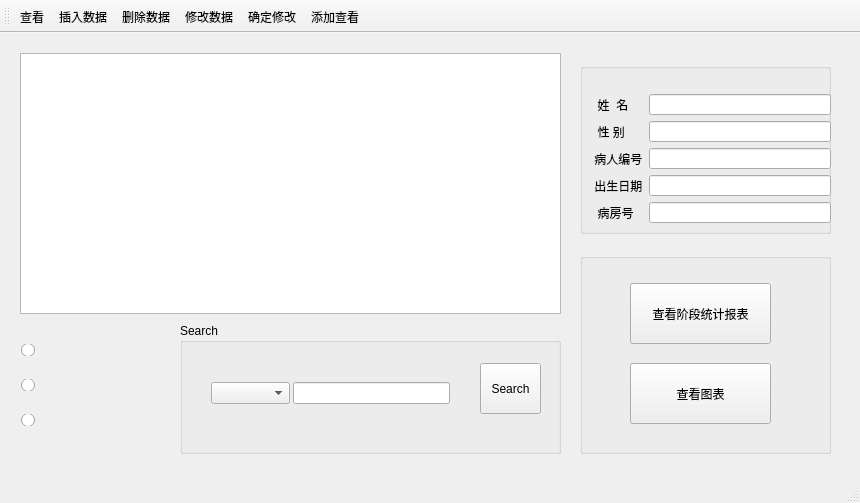
<?xml version="1.0" encoding="UTF-8"?>
<ui version="4.0">
 <class>MainWindow</class>
 <widget class="QMainWindow" name="MainWindow">
  <property name="geometry">
   <rect>
    <x>0</x>
    <y>0</y>
    <width>860</width>
    <height>503</height>
   </rect>
  </property>
  <property name="windowTitle">
   <string>MainWindow</string>
  </property>
  <widget class="QWidget" name="centralWidget">
   <widget class="QTableView" name="tableView">
    <property name="geometry">
     <rect>
      <x>20</x>
      <y>20</y>
      <width>541</width>
      <height>261</height>
     </rect>
    </property>
   </widget>
   <widget class="QGroupBox" name="groupBoxEdit">
    <property name="geometry">
     <rect>
      <x>580</x>
      <y>30</y>
      <width>251</width>
      <height>171</height>
     </rect>
    </property>
    <property name="title">
     <string/>
    </property>
    <widget class="QWidget" name="gridLayoutWidget">
     <property name="geometry">
      <rect>
       <x>0</x>
       <y>20</y>
       <width>251</width>
       <height>151</height>
      </rect>
     </property>
     <layout class="QGridLayout" name="gridLayout" rowstretch="0,0,0,0,0">
      <property name="rightMargin">
       <number>0</number>
      </property>
      <item row="0" column="1">
       <widget class="QLineEdit" name="lineEditName"/>
      </item>
      <item row="3" column="0">
       <widget class="QLabel" name="label_2">
        <property name="text">
         <string> 出生日期</string>
        </property>
       </widget>
      </item>
      <item row="0" column="0">
       <widget class="QLabel" name="label">
        <property name="text">
         <string>  姓  名</string>
        </property>
        <property name="buddy">
         <cstring>name</cstring>
        </property>
       </widget>
      </item>
      <item row="2" column="1">
       <widget class="QLineEdit" name="lineEditId"/>
      </item>
      <item row="1" column="1">
       <widget class="QLineEdit" name="lineEditSex"/>
      </item>
      <item row="3" column="1">
       <widget class="QLineEdit" name="lineEditBirth"/>
      </item>
      <item row="1" column="0">
       <widget class="QLabel" name="label_3">
        <property name="text">
         <string>  性 别</string>
        </property>
       </widget>
      </item>
      <item row="2" column="0">
       <widget class="QLabel" name="label_4">
        <property name="text">
         <string> 病人编号</string>
        </property>
       </widget>
      </item>
      <item row="4" column="0">
       <widget class="QLabel" name="label_5">
        <property name="text">
         <string>  病房号</string>
        </property>
       </widget>
      </item>
      <item row="4" column="1">
       <widget class="QLineEdit" name="lineEditDep"/>
      </item>
     </layout>
    </widget>
   </widget>
   <widget class="QGroupBox" name="groupBoxChart">
    <property name="geometry">
     <rect>
      <x>580</x>
      <y>220</y>
      <width>251</width>
      <height>201</height>
     </rect>
    </property>
    <property name="title">
     <string/>
    </property>
    <widget class="QPushButton" name="pushButton_2">
     <property name="geometry">
      <rect>
       <x>50</x>
       <y>30</y>
       <width>141</width>
       <height>61</height>
      </rect>
     </property>
     <property name="text">
      <string>查看阶段统计报表</string>
     </property>
    </widget>
    <widget class="QPushButton" name="pushButton_3">
     <property name="geometry">
      <rect>
       <x>50</x>
       <y>110</y>
       <width>141</width>
       <height>61</height>
      </rect>
     </property>
     <property name="text">
      <string>查看图表</string>
     </property>
    </widget>
   </widget>
   <widget class="QGroupBox" name="groupBoxSearch">
    <property name="geometry">
     <rect>
      <x>180</x>
      <y>290</y>
      <width>381</width>
      <height>131</height>
     </rect>
    </property>
    <property name="title">
     <string>Search</string>
    </property>
    <widget class="QPushButton" name="pushButton">
     <property name="geometry">
      <rect>
       <x>300</x>
       <y>40</y>
       <width>61</width>
       <height>51</height>
      </rect>
     </property>
     <property name="text">
      <string>Search</string>
     </property>
    </widget>
    <widget class="QWidget" name="gridLayoutWidget_2">
     <property name="geometry">
      <rect>
       <x>20</x>
       <y>30</y>
       <width>261</width>
       <height>80</height>
      </rect>
     </property>
     <layout class="QGridLayout" name="gridLayout_2" columnstretch="1,2">
      <property name="horizontalSpacing">
       <number>3</number>
      </property>
      <item row="0" column="0">
       <widget class="QComboBox" name="comboBox"/>
      </item>
      <item row="0" column="1">
       <widget class="QLineEdit" name="lineEditSearch"/>
      </item>
     </layout>
    </widget>
   </widget>
   <widget class="QWidget" name="verticalLayoutWidget">
    <property name="geometry">
     <rect>
      <x>10</x>
      <y>300</y>
      <width>160</width>
      <height>121</height>
     </rect>
    </property>
    <layout class="QVBoxLayout" name="verticalLayout">
     <item>
      <widget class="QRadioButton" name="radio1">
       <property name="text">
        <string/>
       </property>
      </widget>
     </item>
     <item>
      <widget class="QLabel" name="add1">
       <property name="text">
        <string/>
       </property>
      </widget>
     </item>
     <item>
      <widget class="QRadioButton" name="radio2">
       <property name="text">
        <string/>
       </property>
      </widget>
     </item>
     <item>
      <widget class="QLabel" name="add2">
       <property name="text">
        <string/>
       </property>
      </widget>
     </item>
     <item>
      <widget class="QRadioButton" name="radio3">
       <property name="text">
        <string/>
       </property>
      </widget>
     </item>
     <item>
      <widget class="QLabel" name="add3">
       <property name="text">
        <string/>
       </property>
      </widget>
     </item>
    </layout>
   </widget>
  </widget>
  <widget class="QMenuBar" name="menuBar">
   <property name="geometry">
    <rect>
     <x>0</x>
     <y>0</y>
     <width>860</width>
     <height>17</height>
    </rect>
   </property>
  </widget>
  <widget class="QToolBar" name="mainToolBar">
   <attribute name="toolBarArea">
    <enum>TopToolBarArea</enum>
   </attribute>
   <attribute name="toolBarBreak">
    <bool>false</bool>
   </attribute>
   <addaction name="actCheck"/>
   <addaction name="actInsert"/>
   <addaction name="actDelete"/>
   <addaction name="actEdit"/>
   <addaction name="actConfirm"/>
   <addaction name="actAdd"/>
  </widget>
  <widget class="QStatusBar" name="statusBar"/>
  <action name="actCheck">
   <property name="icon">
    <iconset resource="resources.qrc">
     <normaloff>:/new/images/CheckPics(1).jpg</normaloff>:/new/images/CheckPics(1).jpg</iconset>
   </property>
   <property name="text">
    <string>查看</string>
   </property>
   <property name="toolTip">
    <string>查看所有数据</string>
   </property>
  </action>
  <action name="actInsert">
   <property name="icon">
    <iconset resource="resources.qrc">
     <normaloff>:/new/images/316.bmp</normaloff>:/new/images/316.bmp</iconset>
   </property>
   <property name="text">
    <string>插入数据</string>
   </property>
   <property name="toolTip">
    <string>插入数据</string>
   </property>
  </action>
  <action name="actDelete">
   <property name="icon">
    <iconset resource="resources.qrc">
     <normaloff>:/new/images/318.bmp</normaloff>:/new/images/318.bmp</iconset>
   </property>
   <property name="text">
    <string>删除数据</string>
   </property>
   <property name="toolTip">
    <string>删除数据</string>
   </property>
  </action>
  <action name="actEdit">
   <property name="icon">
    <iconset resource="resources.qrc">
     <normaloff>:/new/images/103.bmp</normaloff>:/new/images/103.bmp</iconset>
   </property>
   <property name="text">
    <string>修改数据</string>
   </property>
   <property name="toolTip">
    <string>修改数据</string>
   </property>
  </action>
  <action name="actConfirm">
   <property name="icon">
    <iconset resource="resources.qrc">
     <normaloff>:/new/images/704.bmp</normaloff>:/new/images/704.bmp</iconset>
   </property>
   <property name="text">
    <string>确定修改</string>
   </property>
   <property name="toolTip">
    <string>确定修改</string>
   </property>
  </action>
  <action name="actAdd">
   <property name="icon">
    <iconset resource="resources.qrc">
     <normaloff>:/new/images/124.bmp</normaloff>:/new/images/124.bmp</iconset>
   </property>
   <property name="text">
    <string>添加查看</string>
   </property>
   <property name="toolTip">
    <string>添加查看</string>
   </property>
  </action>
 </widget>
 <layoutdefault spacing="6" margin="11"/>
 <resources>
  <include location="resources.qrc"/>
 </resources>
 <connections/>
</ui>
